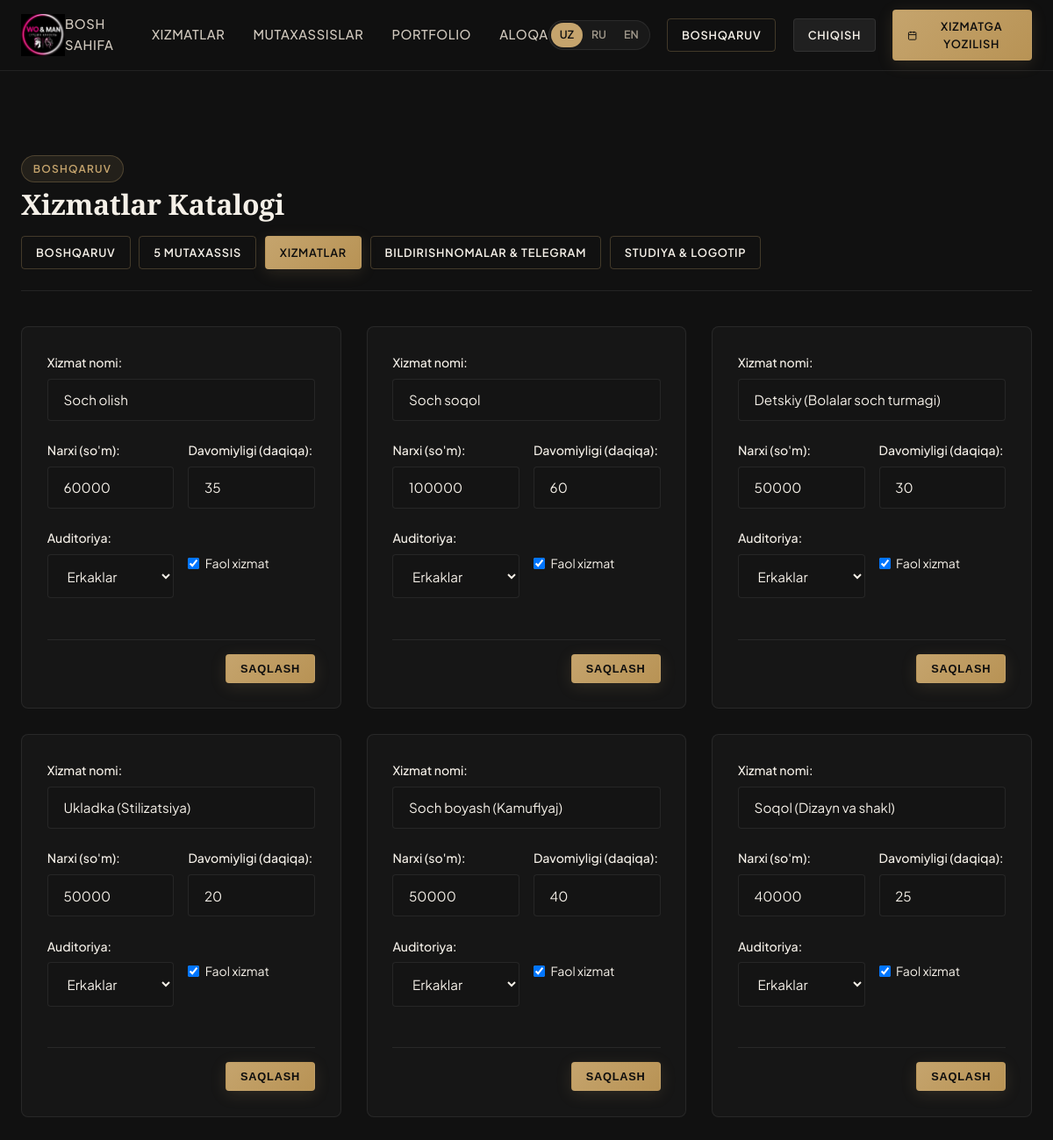
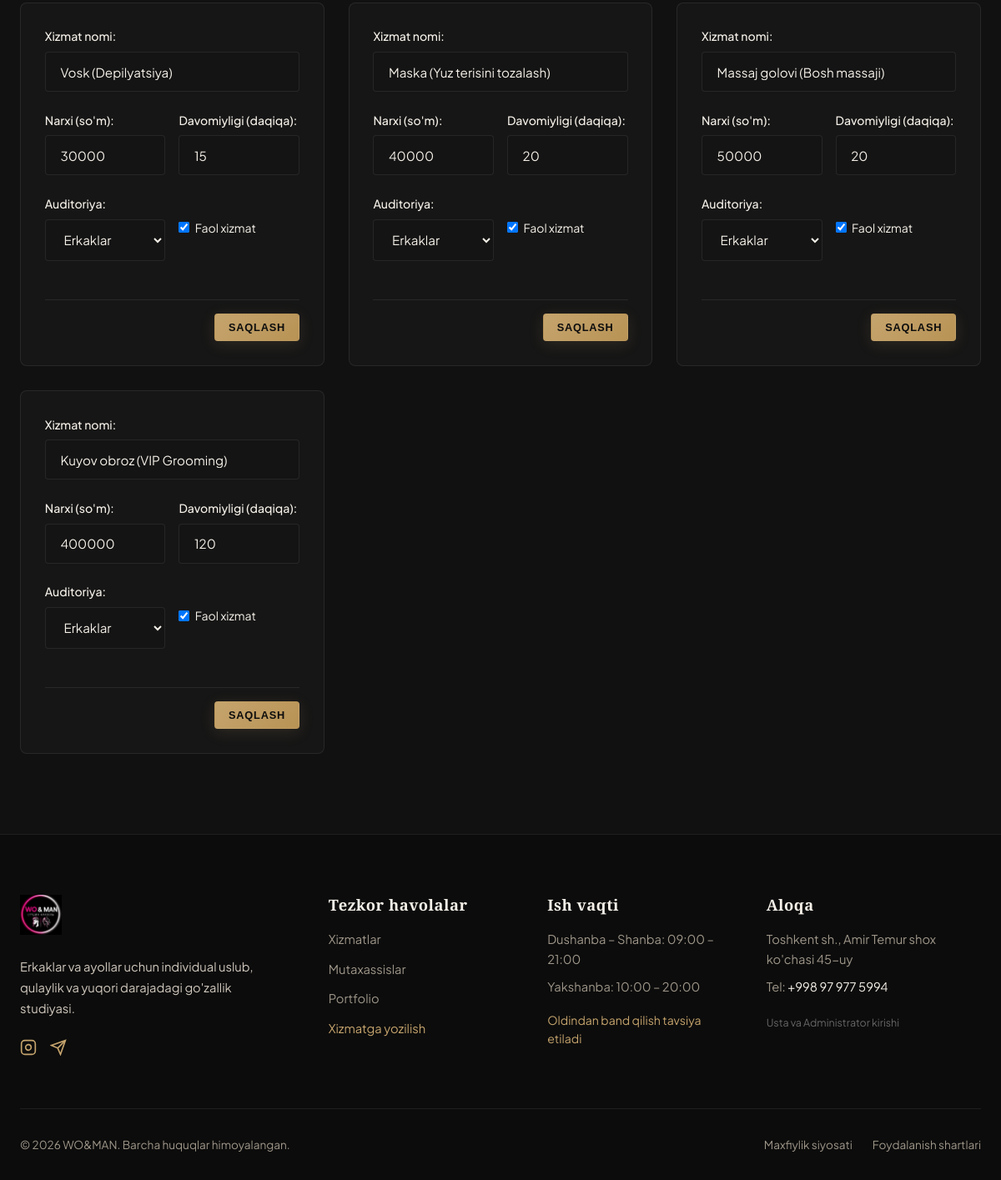
Page /admin/services (signed in) on the committed database (2 pictures, top to bottom).
### app/models.py (models this page shows)
class StudioSetting(db.Model):
    __tablename__ = 'studio_settings'
    key = db.Column(db.String(64), primary_key=True)
    value = db.Column(db.Text, nullable=True)
    description = db.Column(db.String(255), nullable=True)
    updated_at = db.Column(db.DateTime, default=datetime.utcnow, onupdate=datetime.utcnow)

class Service(db.Model):
    __tablename__ = 'services'
    id = db.Column(db.Integer, primary_key=True)
    category_id = db.Column(db.Integer, db.ForeignKey('service_categories.id', ondelete='SET NULL'), nullable=True)
    slug = db.Column(db.String(80), unique=True, nullable=False)
    name_uz = db.Column(db.String(150), nullable=False)
    name_ru = db.Column(db.String(150), nullable=False)
    name_en = db.Column(db.String(150), nullable=False)
    description_uz = db.Column(db.Text, nullable=True)
    description_ru = db.Column(db.Text, nullable=True)
    description_en = db.Column(db.Text, nullable=True)
    target_audience = db.Column(db.String(20), default='unisex') # men, women, unisex
    base_price = db.Column(db.Integer, nullable=False) # In UZS (e.g. 180000)
    duration_minutes = db.Column(db.Integer, nullable=False) # e.g. 45
    image_url = db.Column(db.String(255), nullable=True)
    is_active = db.Column(db.Boolean, default=True)
    sort_order = db.Column(db.Integer, default=0)
    appointments = db.relationship('Appointment', backref='service', lazy='dynamic')

### app/routes/admin.py (the view)
@admin_bp.route('/services')
@admin_required
def services():
    srvs = Service.query.order_by(Service.sort_order.asc()).all()
    cats = ServiceCategory.query.all()
    return render_template('admin/services.html', services=srvs, categories=cats)

### app/i18n/translations.py (called while the page is built)
def get_text(key: str, lang: str = 'uz', default: str = None) -> str:
    if lang not in TRANSLATIONS:
        lang = 'uz'
    return TRANSLATIONS[lang].get(key, TRANSLATIONS['uz'].get(key, default or key))

### app/routes/auth.py (called while the page is built)
def admin_required(f):
    @wraps(f)
    def decorated_function(*args, **kwargs):
        if not session.get('user_id') or session.get('role') != 'admin':
            flash("Ushbu bo‘lim faqat administratorlar uchun mo‘ljallangan.", "error")
            return redirect(url_for('auth.login', next=request.url))
        return f(*args, **kwargs)
    return decorated_function

### app/templates/admin/services.html (shortened to what this page needs)
{% extends 'base.html' %}
{% block content %}
<div class="container section-spacing">
  <div style="display: flex; justify-content: space-between; align-items: center; flex-wrap: wrap; gap: 1rem; border-bottom: 1px solid var(--color-border); padding-bottom: 1.5rem; margin-bottom: 2.5rem;">
    <div>
      <span class="badge-gold" style="margin-bottom: 0.3rem;">Boshqaruv</span>
      <h1 style="font-size: 2rem;">Xizmatlar Katalogi</h1>
    </div>
    <div style="display: flex; flex-wrap: wrap; gap: 0.6rem;">
      <a href="/admin/dashboard" class="btn btn-outline btn-sm">Boshqaruv</a>
      <a href="/admin/professionals" class="btn btn-outline btn-sm">5 Mutaxassis</a>
      <a href="/admin/services" class="btn btn-gold btn-sm">Xizmatlar</a>
      <a href="/admin/notifications" class="btn btn-outline btn-sm">Bildirishnomalar &amp; Telegram</a>
      <a href="/admin/settings" class="btn btn-outline btn-sm">Studiya &amp; Logotip</a>
    </div>
  </div>
  <div style="display: grid; grid-template-columns: repeat(auto-fill, minmax(350px, 1fr)); gap: 1.8rem;">
    {% for srv in services %}
    <div class="luxury-card" style="padding: 1.8rem; display: flex; flex-direction: column;">
      <form method="POST" action="/admin/service/update/{{ srv.id }}">
        <div class="form-group">
          <label class="form-label">Xizmat nomi:</label>
          <input type="text" name="name_uz" value="{{ srv.name_uz }}" class="form-input" required>
        </div>
        <div style="display: grid; grid-template-columns: 1fr 1fr; gap: 1rem;">
          <div class="form-group">
            <label class="form-label">Narxi (so'm):</label>
            <input type="number" name="base_price" value="{{ srv.base_price }}" class="form-input" required>
          </div>
          <div class="form-group">
            <label class="form-label">Davomiyligi (daqiqa):</label>
            <input type="number" name="duration_minutes" value="{{ srv.duration_minutes }}" class="form-input" required>
          </div>
        </div>
        <div style="display: grid; grid-template-columns: 1fr 1fr; gap: 1rem;">
          <div class="form-group">
            <label class="form-label">Auditoriya:</label>
            <select name="target_audience" class="form-select">
              <option value="men" {% if srv.target_audience == 'men' %}selected{% endif %}>Erkaklar</option>
            </select>
          </div>
          <div style="margin-top: 1.8rem;">
            <label style="display: flex; align-items: center; gap: 0.4rem; cursor: pointer; font-size: 0.88rem;">
              <input type="checkbox" name="is_active" {% if srv.is_active %}checked{% endif %}>
              Faol xizmat
            </label>
          </div>
        </div>
        <div style="margin-top: 1.5rem; border-top: 1px solid var(--color-border); padding-top: 1rem; text-align: right;">
          <button type="submit" class="btn btn-gold btn-sm">Saqlash</button>
        </div>
      </form>
    </div>
    {% endfor %}
  </div>
</div>
{% endblock %}

### app/templates/base.html (shortened to what this page needs)
<!DOCTYPE html>
<html lang="{{ g.lang }}">
<head>
  <link rel="stylesheet" href="/static/css/luxury.css">
</head>
<body>
  <header class="luxury-navbar" id="main-nav">
    <div class="container nav-container">
      <a href="/" class="brand-logo-link" aria-label="WO&amp;MAN Bosh sahifa">
        <img src="{{ g.brand_logo_path }}" alt="WO&amp;MAN Logo" class="brand-logo-img" id="official-logo-asset">
      </a>
      <nav aria-label="Asosiy menyu" class="nav-menu">
        <a href="/" class="nav-item-link {% if request.endpoint == 'main.home' %}active{% endif %}">{{ g.t('nav_home') }}</a>
        <a href="/services" class="nav-item-link {% if request.endpoint == 'main.services' %}active{% endif %}">{{ g.t('nav_services') }}</a>
        <a href="/professionals" class="nav-item-link {% if request.endpoint == 'main.professionals' or request.endpoint == 'main.professional_detail' %}active{% endif %}">{{ g.t('nav_pros') }}</a>
        <a href="/portfolio" class="nav-item-link {% if request.endpoint == 'main.portfolio' %}active{% endif %}">{{ g.t('nav_portfolio') }}</a>
        <a href="/contact" class="nav-item-link {% if request.endpoint == 'main.contact' %}active{% endif %}">{{ g.t('nav_contact') }}</a>
      </nav>
      <div style="display: flex; align-items: center; gap: 1.2rem;">
        <div class="lang-switcher" aria-label="Tilni tanlash / Выбор языка">
          <a href="/set-language/uz" class="lang-btn {% if g.lang == 'uz' %}active{% endif %}">UZ</a>
          <a href="/set-language/ru" class="lang-btn {% if g.lang == 'ru' %}active{% endif %}">RU</a>
          <a href="/set-language/en" class="lang-btn {% if g.lang == 'en' %}active{% endif %}">EN</a>
        </div>
        {% if session.get('user_id') %}
          {% if session.get('role') == 'admin' %}
            <a href="/admin/dashboard" class="btn btn-outline btn-sm">Boshqaruv</a>
          {% elif session.get('role') == 'professional' %}
            <a href="/pro/dashboard" class="btn btn-outline btn-sm">Kabinetim</a>
          {% endif %}
          <a href="/logout" class="btn btn-dark btn-sm" title="{{ g.t('nav_logout') }}">Chiqish</a>
        {% else %}
          <a href="/login" class="btn btn-dark btn-sm" style="display: none;" id="portal-login-link">Kirish</a>
        {% endif %}
        <a href="/book" class="btn btn-gold btn-sm" id="nav-book-cta">
          <svg width="15" height="15" viewBox="0 0 24 24" fill="none" stroke="currentColor" stroke-width="2"><rect x="3" y="4" width="18" height="18" rx="2" ry="2"></rect><line x1="16" y1="2" x2="16" y2="6"></line><line x1="8" y1="2" x2="8" y2="6"></line><line x1="3" y1="10" x2="21" y2="10"></line></svg>
          {{ g.t('nav_book') }}
        </a>
      </div>
    </div>
  </header>
  <main>
    {% block content %}{% endblock %}
  </main>
  <footer class="luxury-footer">
    <div class="container">
      <div class="footer-grid">
        <div>
          <img src="{{ g.brand_logo_path }}" alt="WO&amp;MAN" style="height: 48px; margin-bottom: 1.2rem;">
          <p style="font-size: 0.92rem; line-height: 1.7; max-width: 320px;">
            {{ g.t('footer_desc') }}
          </p>
          <div style="display: flex; gap: 1rem; margin-top: 1.5rem;">
            <a href="https://instagram.com/woman_tashkent" target="_blank" rel="noopener" aria-label="Instagram" style="color: var(--color-gold);">
              <svg width="20" height="20" viewBox="0 0 24 24" fill="none" stroke="currentColor" stroke-width="2"><rect x="2" y="2" width="20" height="20" rx="5" ry="5"></rect><path d="M16 11.37A4 4 0 1 1 12.63 8 4 4 0 0 1 16 11.37z"></path><line x1="17.5" y1="6.5" x2="17.51" y2="6.5"></line></svg>
            </a>
            <a href="https://t.me/woman_grooming" target="_blank" rel="noopener" aria-label="Telegram" style="color: var(--color-gold);">
              <svg width="20" height="20" viewBox="0 0 24 24" fill="none" stroke="currentColor" stroke-width="2"><line x1="22" y1="2" x2="11" y2="13"></line><polygon points="22 2 15 22 11 13 2 9 22 2"></polygon></svg>
            </a>
          </div>
        </div>
        <div>
          <h4 style="color: var(--color-ivory); margin-bottom: 1.2rem; font-family: var(--font-serif); letter-spacing: 0.5px;">{{ g.t('footer_quick_links') }}</h4>
          <ul style="list-style: none; display: flex; flex-direction: column; gap: 0.75rem; font-size: 0.92rem;">
            <li><a href="/services" style="color: var(--color-stone);">{{ g.t('nav_services') }}</a></li>
            <li><a href="/professionals" style="color: var(--color-stone);">{{ g.t('nav_pros') }}</a></li>
            <li><a href="/portfolio" style="color: var(--color-stone);">{{ g.t('nav_portfolio') }}</a></li>
            <li><a href="/book" style="color: var(--color-gold);">{{ g.t('nav_book') }}</a></li>
          </ul>
        </div>
        <div>
          <h4 style="color: var(--color-ivory); margin-bottom: 1.2rem; font-family: var(--font-serif); letter-spacing: 0.5px;">{{ g.t('footer_hours') }}</h4>
          <p style="font-size: 0.92rem; color: var(--color-stone); margin-bottom: 0.6rem;">Dushanba – Shanba: 09:00 – 21:00</p>
          <p style="font-size: 0.92rem; color: var(--color-stone); margin-bottom: 1rem;">Yakshanba: 10:00 – 20:00</p>
          <p style="font-size: 0.88rem; color: var(--color-gold);">Oldindan band qilish tavsiya etiladi</p>
        </div>
        <div>
          <h4 style="color: var(--color-ivory); margin-bottom: 1.2rem; font-family: var(--font-serif); letter-spacing: 0.5px;">{{ g.t('nav_contact') }}</h4>
          <p style="font-size: 0.92rem; color: var(--color-stone); margin-bottom: 0.6rem;">Toshkent sh., Amir Temur shox ko'chasi 45-uy</p>
          <p style="font-size: 0.92rem; color: var(--color-stone); margin-bottom: 0.6rem;">Tel: <a href="tel:+998712000020" style="color: var(--color-ivory);">{{ g.studio_phone }}</a></p>
          <p style="font-size: 0.85rem; color: var(--color-stone); margin-top: 1.2rem;">
            <a href="/login" style="color: #666; font-size: 0.78rem;">Usta va Administrator kirishi</a>
          </p>
        </div>
      </div>
      <div class="footer-sub">
        <div>
          &copy; {{ 2026 }} {{ g.t('brand_name') }}. {{ g.t('footer_rights') }}
        </div>
        <div style="display: flex; gap: 1.5rem;">
          <a href="/privacy">{{ g.t('footer_privacy') }}</a>
          <a href="/terms">{{ g.t('footer_terms') }}</a>
        </div>
      </div>
    </div>
  </footer>
</body>
</html>

### rows in the picture
StudioSetting: brand_logo_path (picture)
Service: name_uz "Soch olish", base_price "60000", duration_minutes "35", target_audience "Erkaklar", is_active "☑"
Service: name_uz "Soch soqol", base_price "100000", duration_minutes "60", target_audience "Erkaklar", is_active "☑"
Service: name_uz "Detskiy (Bolalar soch turmagi)", base_price "50000", duration_minutes "30", target_audience "Erkaklar", is_active "☑"
Service: name_uz "Ukladka (Stilizatsiya)", base_price "50000", duration_minutes "20", target_audience "Erkaklar", is_active "☑"
Service: name_uz "Soch boyash (Kamuflyaj)", base_price "50000", duration_minutes "40", target_audience "Erkaklar", is_active "☑"
Service: name_uz "Soqol (Dizayn va shakl)", base_price "40000", duration_minutes "25", target_audience "Erkaklar", is_active "☑"
Service: name_uz "Vosk (Depilyatsiya)", base_price "30000", duration_minutes "15", target_audience "Erkaklar", is_active "☑"
Service: name_uz "Maska (Yuz terisini tozalash)", base_price "40000", duration_minutes "20", target_audience "Erkaklar", is_active "☑"
Service: name_uz "Massaj golovi (Bosh massaji)", base_price "50000", duration_minutes "20", target_audience "Erkaklar", is_active "☑"
Service: name_uz "Kuyov obroz (VIP Grooming)", base_price "400000", duration_minutes "120", target_audience "Erkaklar", is_active "☑"
StudioSetting: studio_phone "+998 97 977 5994"

### other values in the picture
{{ g.t('nav_home') }} "BOSH SAHIFA"
{{ g.t('nav_services') }} "XIZMATLAR"
{{ g.t('nav_pros') }} "MUTAXASSISLAR"
{{ g.t('nav_portfolio') }} "PORTFOLIO"
{{ g.t('nav_contact') }} "ALOQA"
{{ g.t('nav_book') }} "XIZMATGA YOZILISH"
{{ g.t('footer_desc') }} "Erkaklar va ayollar uchun individual uslub, qulaylik va yuqori darajadagi go'zallik studiyasi."
{{ g.t('footer_quick_links') }} "Tezkor havolalar"
{{ g.t('nav_services') }} "Xizmatlar"
{{ g.t('nav_pros') }} "Mutaxassislar"
{{ g.t('nav_portfolio') }} "Portfolio"
{{ g.t('nav_book') }} "Xizmatga yozilish"
{{ g.t('footer_hours') }} "Ish vaqti"
{{ g.t('nav_contact') }} "Aloqa"
{{ 2026 }} "2026"
